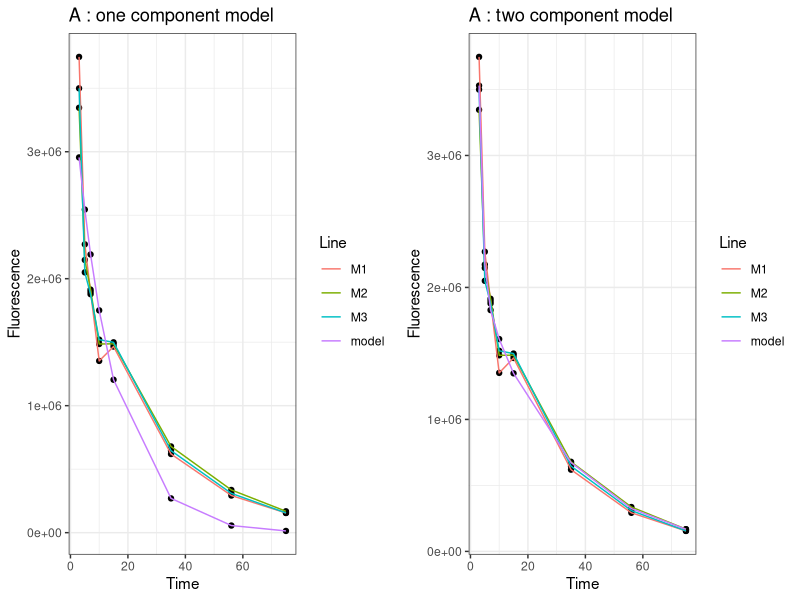
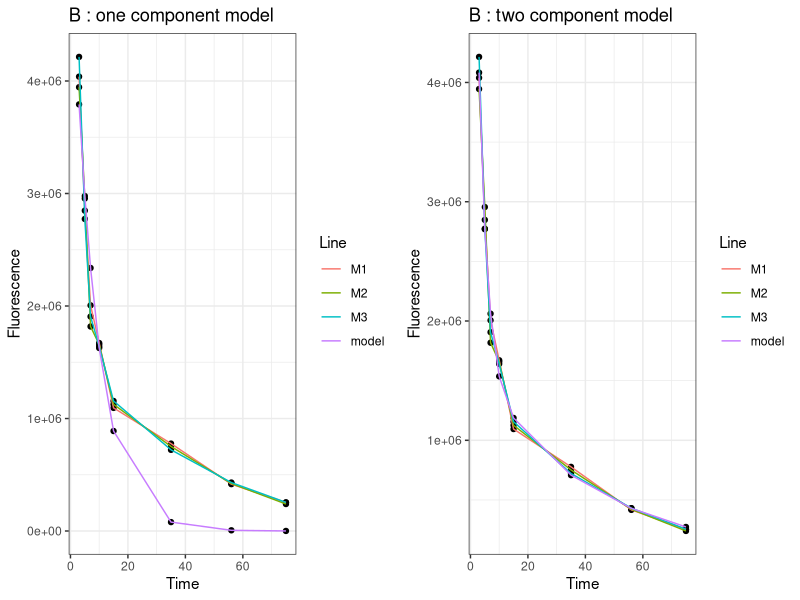
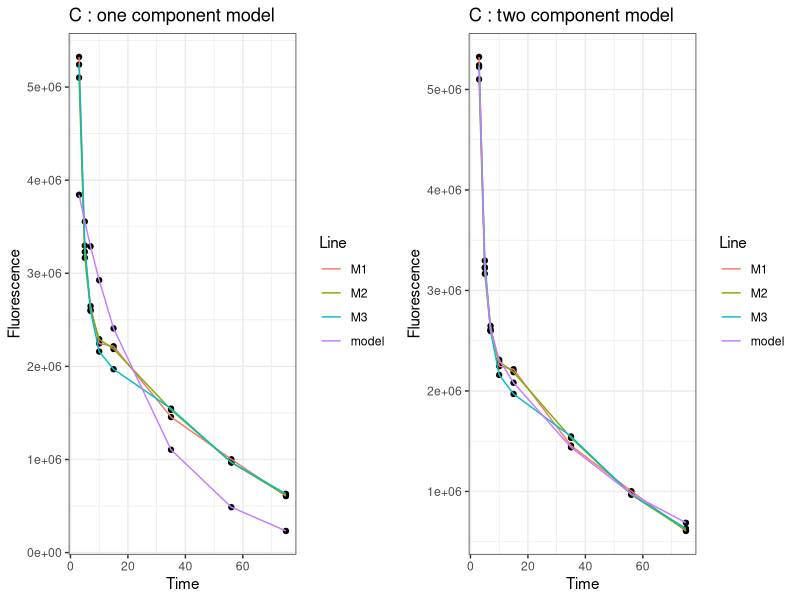
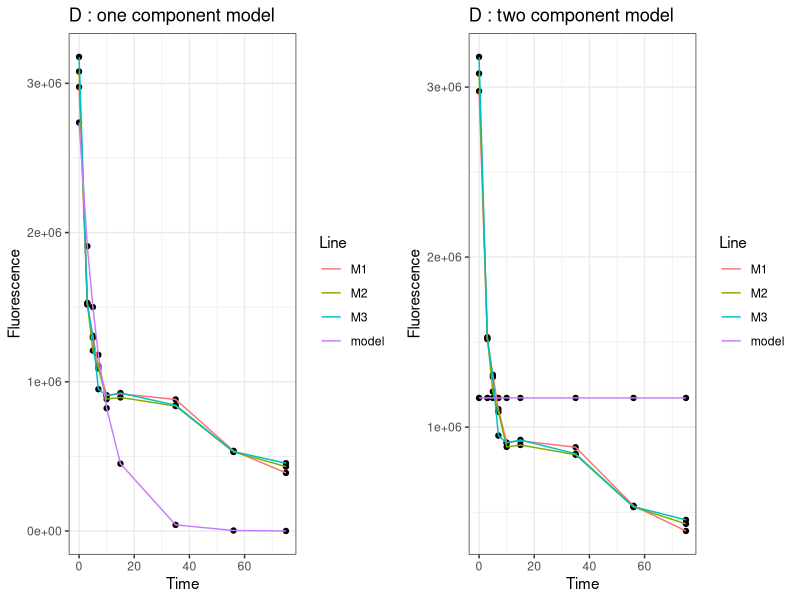
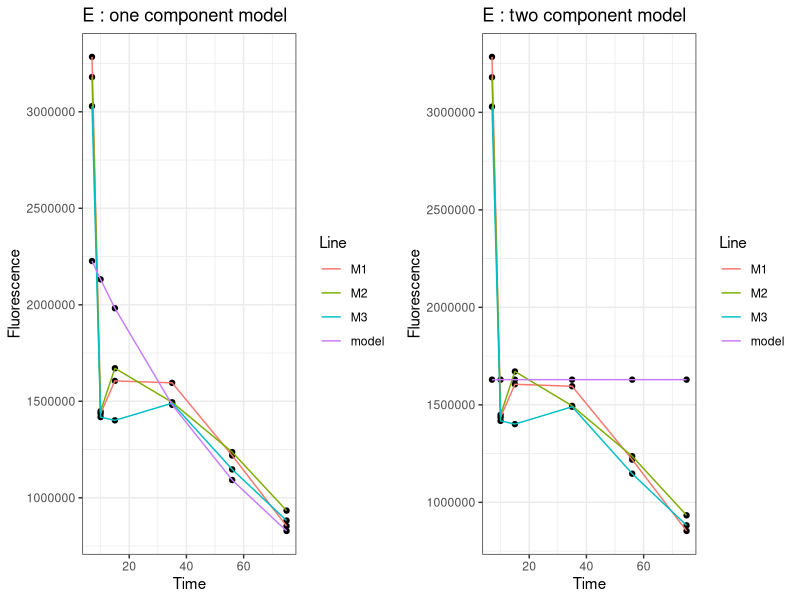
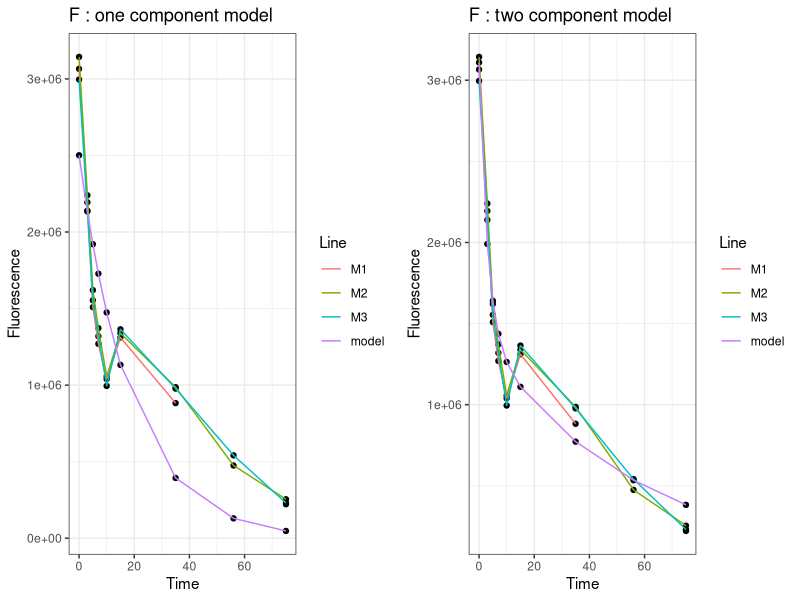
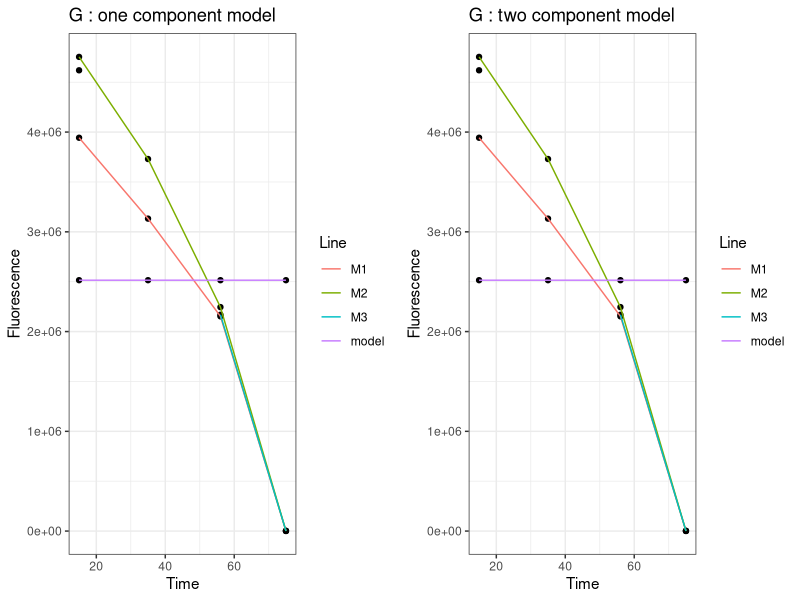
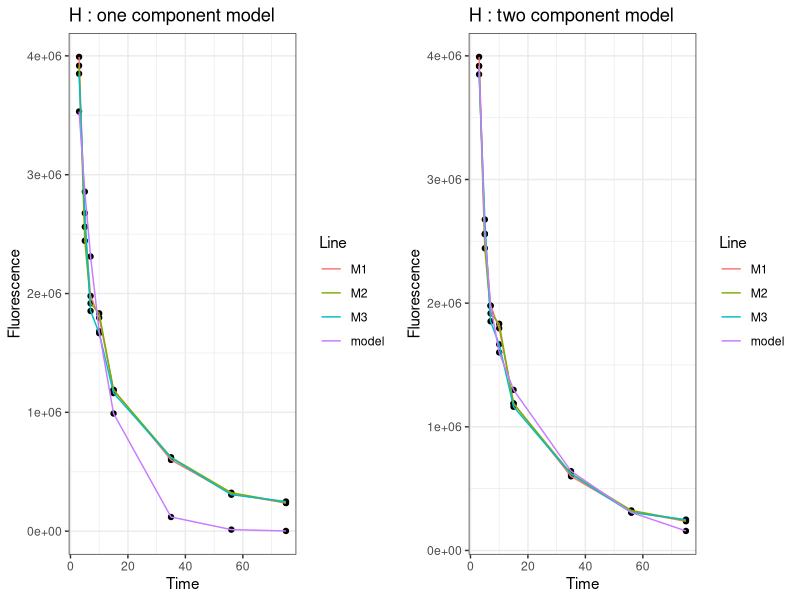

Reproduce these figures in R, in order.

# check file format
check.format <- function(tb, col.names=c("M1","M2","M3","Time"), min.rows=6) {
  if (is.null(tb)) return(invisible(""))
  if (!is.data.frame(tb)) return("Not a data frame.")
  if (!all(col.names %in% names(tb))) return("M1, M2, M3 and Time columns are required.") 
  for (c in col.names)
    if (!is.numeric(tb[,c])) return(paste("Column",c,"must be numeric."))
  if (any(is.na(tb$Time))) return("Time must not contain missing values.") 
  if (any(duplicated(tb$Time))) return("Time must not contain duplicated values.")
  if (nrow(tb) < min.rows) return(paste("Ar least",min.rows,"rows required."))
  return(invisible(""))
}

# fit log-normal regression
fit.rlm <- function(y,x) {
  require(MASS)
  fit <- rlm(log(y)~x) 
  fit
}

# fit one component model y = A*exp(-B*x) + noise
oneexp <- function(y,x) {
  a1 = exp(coef(fit.rlm(y,x))[1])
  k1 = -coef(fit.rlm(y,x))[2]
  
  tryCatch(nls(y ~ A*exp(-B*x), start= list(A=a1,B=k1)),
           error = function(e) NULL)
}

# fit two components model y = A*exp(-B*x) + C*exp(-D*x) + noise
twoexp <- function(y,x) {
  f1 <- oneexp(y,x)
  if (is.null(f1)) return(NULL)
  
  a1 <- coef(f1)[1]
  k1 <- coef(f1)[2]
  a2 <- a1/10
  k2 <- k1/10
  
  tryCatch(nls(y ~ A*exp(-B*x) + C*exp(-D*x),
               start=list(A=a1,B=k1,C=a2, D=k2),
               algorithm="port"),
           error = function(e) NULL)
}  

# ggplot prediction
plot.pred <- function(dt, pred) {
  require(ggplot2)
  tmp2 <- data.frame(Time = rep(dt$Time,4),
                     Line = rep(c("M1","M2","M3","model"), each=nrow(dt)),
                     Fluorescence = c(dt$M1, dt$M2, dt$M3,
                                      pred))
  
  qplot(y=Fluorescence, x=Time, data=tmp2) +
    geom_line(aes(group=Line, color=Line)) +
    theme_bw()
}

# analyze one animal
dt <- read.csv("GFR.csv", as.is=TRUE)
animals <- unique(dt$Animal)
results <- NULL

pdf("plot_10examples_GFR.pdf",width=12)

for (a in animals) {
  tmp <- subset(dt,Animal==a)
  tmp <- tmp[order(tmp$Time),]
  
  tmp$mean <- rowMeans(tmp[,c("M1","M2","M3")], na.rm=TRUE)
  start <- which.max(tmp$mean)[1]
  tmp <- tmp[start:nrow(tmp),]
  cf <- check.format(tmp)
  if (cf!="") warning(cf)
  fit1 <- oneexp(y=tmp$mean,x=tmp$Time)
  fit2 <- twoexp(y=tmp$mean,x=tmp$Time)
  
  newrow <- data.frame(Animal = a, 
                       GFR1 = ifelse(is.null(fit1), NA, coef(fit1)[2]/coef(fit1)[1]),
                       GFR2 = ifelse(is.null(fit2), NA, coef(fit2)[2]*coef(fit2)[4]/(coef(fit2)[1]*coef(fit2)[4]+coef(fit2)[2]*coef(fit2)[3])))
  results <- rbind(results, newrow)
  
  if (!is.null(fit1)) pred1 <- predict(fit1) else pred1 <- rep(mean(tmp$mean),nrow(tmp))
  if (!is.null(fit2)) pred2 <- predict(fit2) else pred2 <- rep(mean(tmp$mean),nrow(tmp))
  
  p1 <- plot.pred(tmp, pred1) + ggtitle(paste(a,": one component model"))
  p2 <- plot.pred(tmp, pred2) + ggtitle(paste(a,": two component model"))

  require(cowplot)
  plot(plot_grid(p1, p2))
}
dev.off()

write.csv(results,"10examples_GFR.csv", row.names=FALSE)
